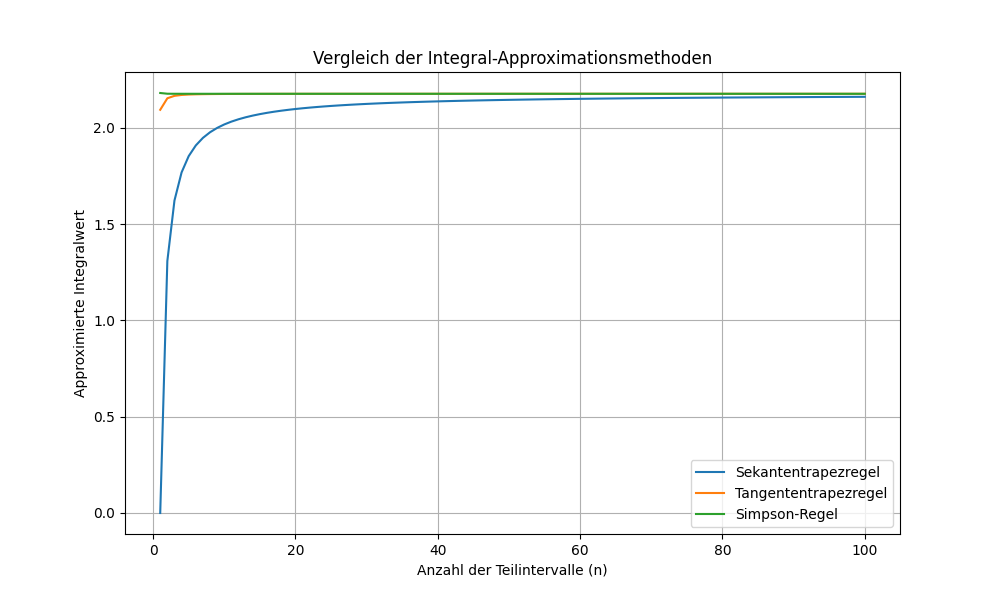

This chart was generated by the following Python code:
import math
import matplotlib.pyplot as plt

# Implementierung der Methoden
def sekanten_trapez_regel(f, a, b, n):
    h = (b - a) / n
    x = a
    result = 0
    for i in range(1, n):
        result += h / 2 * (f(x) + f(x + h))
        x += h
    return result

def tangenten_trapez_regel(f, a, b, n):
    h = (b - a) / n
    x = a
    total = 0
    for i in range(n):
        midpoint = (x + x + h) / 2
        total += h * f(midpoint)
        x += h
    return total

def simpson_regel(f, a, b, n):
    h = (b - a) / n
    x = a
    total = 0
    for i in range(n):
        total += h / 6 * (f(x) + 4 * f((x + x + h) / 2) + f(x + h))
        x += h
    return total

# Definieren Sie die Funktion und die Grenzen
f = lambda x: math.pi * (1/x)
a, b = 1, 2

# Definieren Sie die Anzahl der Schritte für die Berechnung
steps = list(range(1, 101))

# Berechnen Sie die Approximationen für jeden Schritt
approx_sek = [sekanten_trapez_regel(f, a, b, n) for n in steps]
approx_tan = [tangenten_trapez_regel(f, a, b, n) for n in steps]
approx_sim = [simpson_regel(f, a, b, n) for n in steps]

# Plot der Ergebnisse
plt.figure(figsize=(10,6))
plt.plot(steps, approx_sek, label='Sekantentrapezregel')
plt.plot(steps, approx_tan, label='Tangententrapezregel')
plt.plot(steps, approx_sim, label='Simpson-Regel')
plt.legend()
plt.xlabel('Anzahl der Teilintervalle (n)')
plt.ylabel('Approximierte Integralwert')
plt.title('Vergleich der Integral-Approximationsmethoden')
plt.grid(True)
plt.show()
